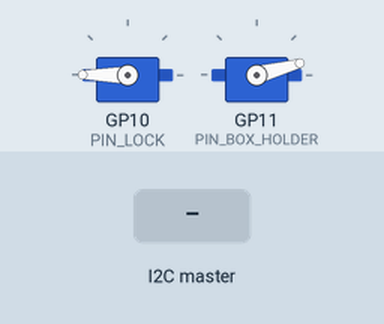
A program run on a simulated Raspberry Pi Pico. Shown: 2 × servo. Inputs (shaded band) come from the test bench.

Above: at 1.2 s.
1.3 s: the I2C master sends "h"
At 3.6 s:
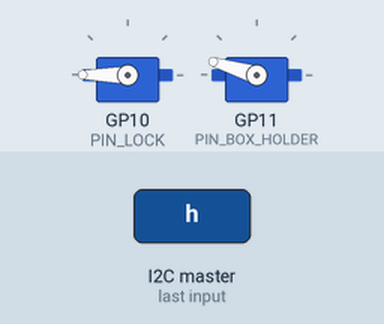
3.9 s: the I2C master sends "l"
At 4.4 s:
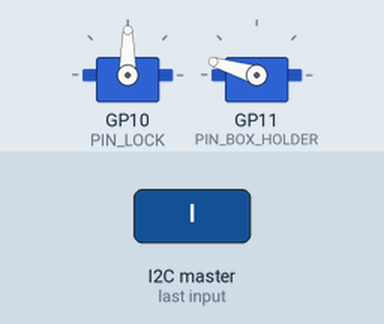
5.4 s: the I2C master sends "H"
At 7.0 s:
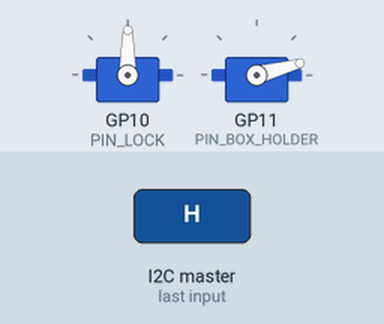
8.0 s: the I2C master sends "h"
At 8.51 s:
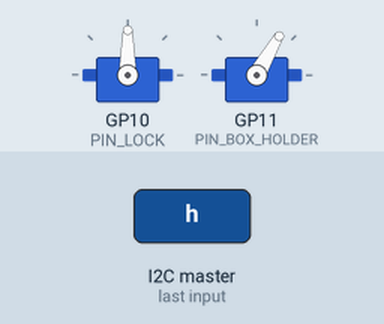
10.4 s: the I2C master sends "L"
At 11.6 s:
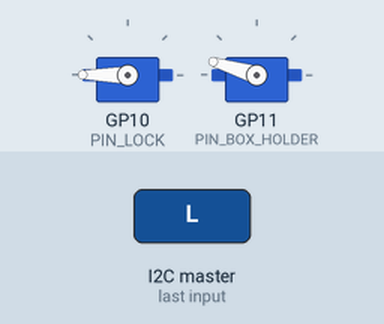
11.9 s: the I2C master sends "H"
At 12.41 s:
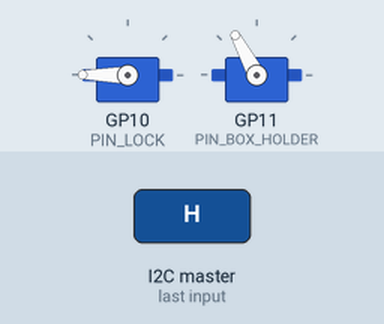
Timing chart, 0 to 14.9 s (numbered marks = the images above; inputs shaded):
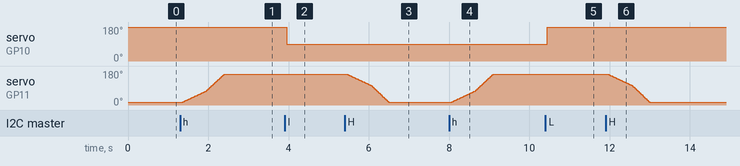

Measured:
- after the input at 1.3 s, servo on GP11 (PIN_BOX_HOLDER): moves from 15° to 163° over 1.0 s, starting after 0.06 s
- after the input at 3.9 s, servo on GP10 (PIN_LOCK): 180° → 90° after 0.05 s
- after the input at 5.4 s, servo on GP11 (PIN_BOX_HOLDER): moves from 163° to 15° over 1.0 s, starting after 0.06 s
- after the input at 8.0 s, servo on GP11 (PIN_BOX_HOLDER): moves from 15° to 163° over 1.0 s, starting after 0.06 s
- after the input at 10.4 s, servo on GP10 (PIN_LOCK): 90° → 180° after 0.05 s
- after the input at 11.9 s, servo on GP11 (PIN_BOX_HOLDER): moves from 163° to 15° over 1.0 s, starting after 0.06 s

The program:

main.cpp
```cpp
#include <Arduino.h>
#include <Wire.h>

#define PIN_PUMP 13

#include "./servo_util/servo_util.h"
#define PIN_LOCK 10
#define PIN_BOX_HOLDER 11
#define pin_servo3 14
ServoUtil servoUtil(PIN_LOCK, PIN_BOX_HOLDER);

bool shouldPumpOn = false;
bool shouldLock = true;
bool shouldHold = true;

void receiveEvent(int howMany) {
    char data = 0;

    while (Wire.available() > 0) {
        data = Wire.read();

        if (data == 'P') {
            shouldPumpOn = true;
        } else if (data == 'p') {
            shouldPumpOn = false;
        } else if (data == 'L') {
            shouldLock = true;
        } else if (data == 'l') {
            shouldLock = false;
        } else if (data == 'H') {
            shouldHold = true;
        } else if (data == 'h') {
            shouldHold = false;
        }
    }
}

void setup() {
    Wire.begin(0x08);
    Wire.onReceive(receiveEvent);
}

void loop() {
    if (shouldPumpOn) {
        digitalWrite(PIN_PUMP, HIGH);
    } else {
        digitalWrite(PIN_PUMP, LOW);
    }

    servoUtil.setLock(shouldLock);
    servoUtil.setBoxHolder(shouldHold);
}
```

servo_util.cpp
```cpp
#include "servo_util.h"

ServoUtil::ServoUtil(int lockServoPin, int boxServoPin) {
    this->lockServo.attach(lockServoPin);
    this->boxHolderServo.attach(boxServoPin);
}

void ServoUtil::setLock(bool shouldLock) {
    if (shouldLock) {
        this->lockServo.write(180);
    } else {
        this->lockServo.write(90);
    }
}

void ServoUtil::setBoxHolder(bool shouldHold) {
    static bool _shouldHold = true;

    const int angleShouldHold = 15;
    const int angleShouldNotHold = 163;
    const int slowRange = 60;

    if (shouldHold != _shouldHold) {
        _shouldHold = shouldHold;
    } else {
        if (shouldHold) {
            this->boxHolderServo.write(angleShouldHold);
        } else {
            this->boxHolderServo.write(angleShouldNotHold);
        }
        return;
    }

    if (shouldHold) {
        for (int i = angleShouldNotHold; i > angleShouldNotHold - slowRange;
             i--) {
            this->boxHolderServo.write(i);
            delay(10);
        }
        for (int i = angleShouldNotHold - slowRange; i > angleShouldHold;
             i -= 2) {
            this->boxHolderServo.write(i);
            delay(10);
        }
    } else {
        for (int i = angleShouldHold; i < angleShouldHold + slowRange; i++) {
            this->boxHolderServo.write(i);
            delay(10);
        }
        for (int i = angleShouldHold + slowRange; i < angleShouldNotHold;
             i += 2) {
            this->boxHolderServo.write(i);
            delay(10);
        }
    }

    delay(10);
}
```

servo_util.h
```cpp
#ifndef _SERVO_UTIL_H_
#define _SERVO_UTIL_H_

#include <Arduino.h>
#include <Servo.h>

class ServoUtil {
   private:
    Servo lockServo;
    Servo boxHolderServo;

   public:
    ServoUtil(int lockServoPin, int boxHolderServoPin);

    void setLock(bool shouldLock);
    void setBoxHolder(bool shouldHold);
};

#endif  // _SERVO_UTIL_H_
```
